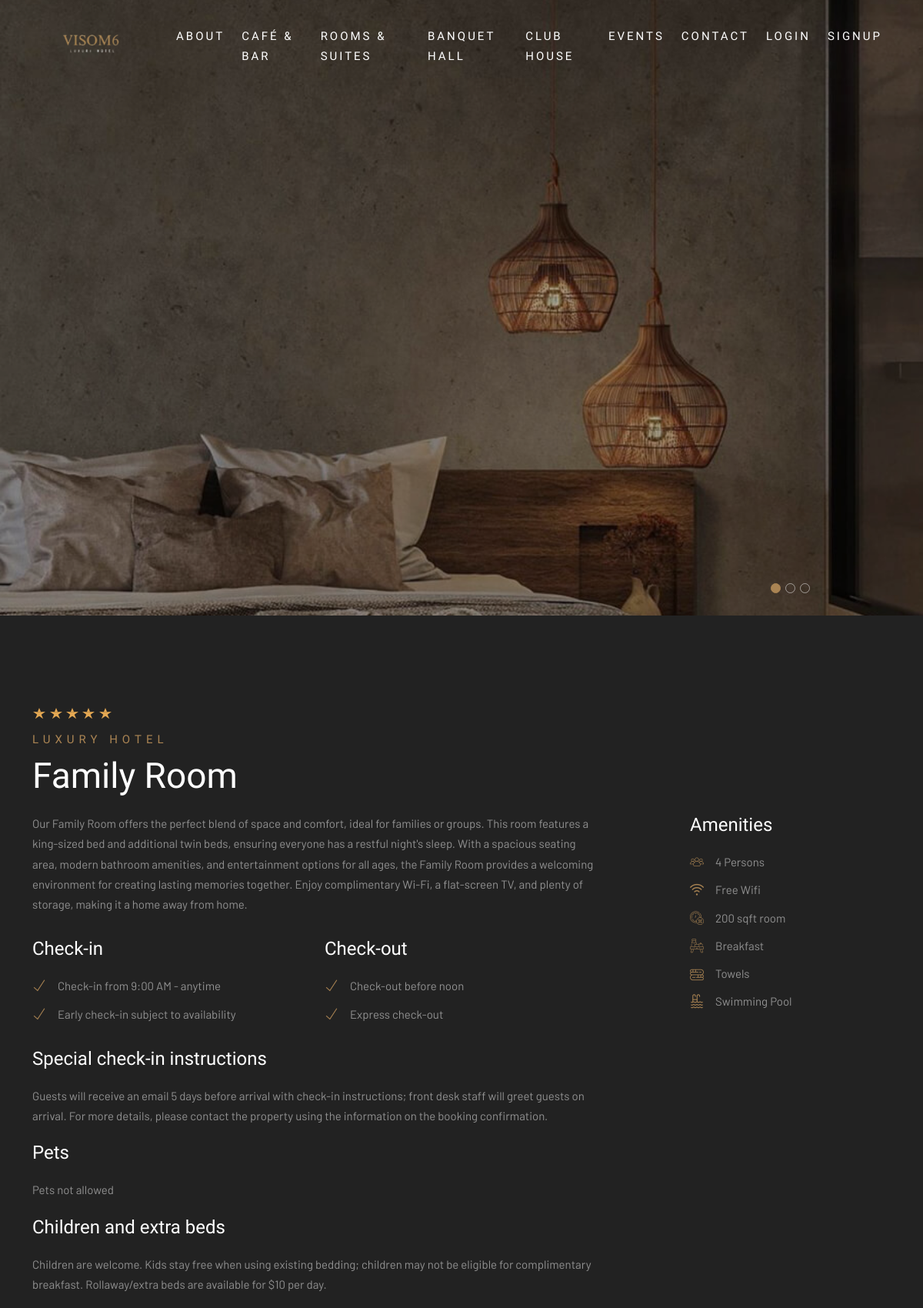
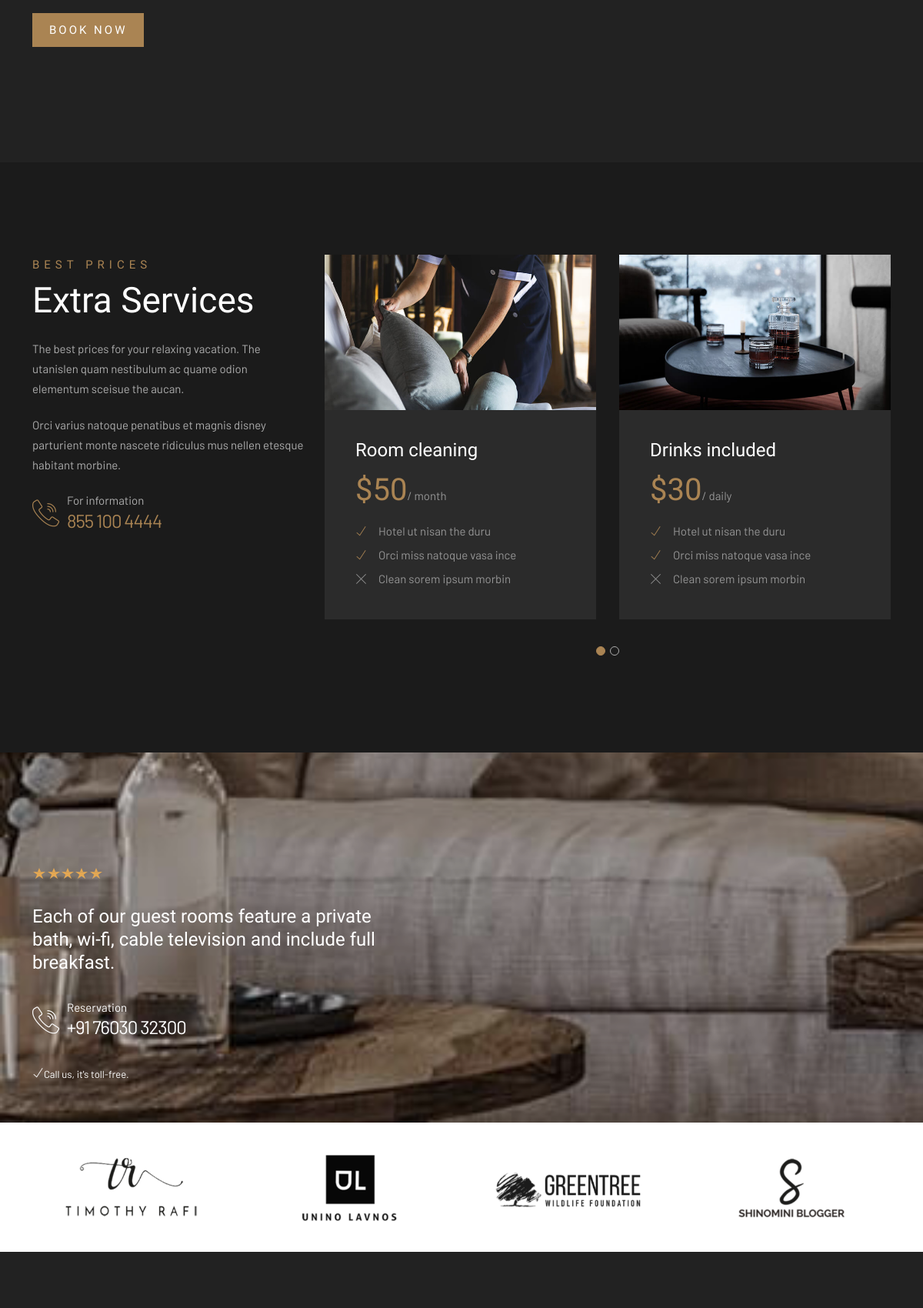
Page /room/3/ (upper part) on the committed database (2 pictures, top to bottom).
### visom6/models.py (models this page shows, shortened)
class Room(models.Model):
    ROOM_TYPES = [
        ('junior_suite', 'Junior Suite'),
        ('family_room', 'Family Room'),
        ('double_room', 'Double Room'),
        ('deluxe_room', 'Deluxe Room'),
        ('superior_room', 'Superior Room'),
    ]
    room_type = models.CharField(max_length=20, choices=ROOM_TYPES, unique=True)
    price_per_night = models.DecimalField(max_digits=6, decimal_places=2)
    description = models.TextField(blank=True, null=True)
    image = models.ImageField(upload_to='rooms/', blank=True, null=True)
    image1 = models.ImageField(upload_to='rooms/', blank=True, null=True)
    image2= models.ImageField(upload_to='rooms/', blank=True, null=True)
    max_persons = models.IntegerField()
    total_rooms = models.IntegerField(default=0)  # Total number of rooms of this type
    booked_rooms = models.IntegerField(default=0)  # Number of currently booked rooms

### visom6/views.py (the view)
# urls.py: path('room/<int:room_id>/', views.room_detail, name='room_detail'),
def room_detail(request, room_id):
    room = get_object_or_404(Room, id=room_id)
    return render(request, 'room_detail.html', {'room': room})

### templates/room_detail.html (shortened to what this page needs)
{% load static %}
{% include "header.html" %}
    <header class="header slider">
        <div class="owl-carousel owl-theme">
            <div class="text-center item bg-img" data-overlay-dark="3" data-background={{ room.image.url }}></div>
        </div>
    </header>
    <section class="rooms-page section-padding" data-scroll-index="1">
        <div class="container">
            <div class="row">
                <div class="col-md-12">
                    <span>
                        <i class="star-rating"></i>
                        <i class="star-rating"></i>
                        <i class="star-rating"></i>
                        <i class="star-rating"></i>
                        <i class="star-rating"></i>
                    </span>
                    <div class="section-subtitle">Luxury Hotel</div>
                    <div class="section-title">{{ room.get_room_type_display}}</div>
                </div>
                <div class="col-md-8">
                    <p class="mb-30">{{ room.description }}</p>
                    <div class="row">
                        <div class="col-md-6">
                            <h6>Check-in</h6>
                            <ul class="list-unstyled page-list mb-30">
                                <li>
                                    <div class="page-list-icon"> <span class="ti-check"></span> </div>
                                    <div class="page-list-text">
                                        <p>Check-in from 9:00 AM - anytime</p>
                                    </div>
                                </li>
                                <li>
                                    <div class="page-list-icon"> <span class="ti-check"></span> </div>
                                    <div class="page-list-text">
                                        <p>Early check-in subject to availability</p>
                                    </div>
                                </li>
                            </ul>
                        </div>
                        <div class="col-md-6">
                            <h6>Check-out</h6>
                            <ul class="list-unstyled page-list mb-30">
                                <li>
                                    <div class="page-list-icon"> <span class="ti-check"></span> </div>
                                    <div class="page-list-text">
                                        <p>Check-out before noon</p>
                                    </div>
                                </li>
                                <li>
                                    <div class="page-list-icon"> <span class="ti-check"></span> </div>
                                    <div class="page-list-text">
                                        <p>Express check-out</p>
                                    </div>
                                </li>
                            </ul>
                        </div>
                        <div class="col-md-12">
                            <h6>Special check-in instructions</h6>
                            <p>Guests will receive an email 5 days before arrival with check-in instructions; front desk staff will greet guests on arrival. For more details, please contact the property using the information on the booking confirmation.</p>
                        </div>
                        <div class="col-md-12">
                            <h6>Pets</h6>
                            <p>Pets not allowed</p>
                        </div>
                        <div class="col-md-12">
                            <h6>Children and extra beds</h6>
                            <p>Children are welcome. Kids stay free when using existing bedding; children may not be eligible for complimentary breakfast. Rollaway/extra beds are available for $10 per day.</p>
                        </div>
                        <div class="col-md-12">
                            <div class="butn-dark mt-15 mb-30">
                                <a href="{% url 'booking_room' room.id %}"><span>Book Now</span></a>
                            </div>
                        </div>
                    </div>
                </div>
                <div class="col-md-3 offset-md-1">
                    <h6>Amenities</h6>
                    <ul class="list-unstyled page-list mb-30">
                        <li>
                            <div class="page-list-icon"> <span class="flaticon-group"></span> </div>
                            <div class="page-list-text">
                                <p>{{ room.max_persons }} Persons</p>
                            </div>
                        </li>
                        <li>
                            <div class="page-list-icon"> <span class="flaticon-wifi"></span> </div>
                            <div class="page-list-text">
                                <p>Free Wifi</p>
                            </div>
                        </li>
                        <li>
                            <div class="page-list-icon"> <span class="flaticon-clock-1"></span> </div>
                            <div class="page-list-text">
                                <p>200 sqft room</p>
                            </div>
                        </li>
                        <li>
                            <div class="page-list-icon"> <span class="flaticon-breakfast"></span> </div>
                            <div class="page-list-text">
                                <p>Breakfast</p>
                            </div>
                        </li>
                        <li>
                            <div class="page-list-icon"> <span class="flaticon-towel"></span> </div>
                            <div class="page-list-text">
                                <p>Towels</p>
                            </div>
                        </li>
                        <li>
                            <div class="page-list-icon"> <span class="flaticon-swimming"></span> </div>
                            <div class="page-list-text">
                                <p>Swimming Pool</p>
                            </div>
                        </li>
                    </ul>
                </div>
            </div>
        </div>
    </section>
    <section class="pricing section-padding bg-darkblack">
        <div class="container">
            <div class="row">
                <div class="col-md-4">
                    <div class="section-subtitle"><span>Best Prices</span></div>
                    <div class="section-title">Extra Services</div>
                    <p class="color-2">The best prices for your relaxing vacation. The utanislen quam nestibulum ac quame odion elementum sceisue the aucan.</p>
                    <p class="color-2">Orci varius natoque penatibus et magnis disney parturient monte nascete ridiculus mus nellen etesque habitant morbine.</p>
                    <div class="reservations mb-30">
                        <div class="icon"><span class="flaticon-call"></span></div>
                        <div class="text">
                            <p class="color-2">For information</p> <a href="tel:855-100-4444">855 100 4444</a>
                        </div>
                    </div>
                </div>
                <div class="col-md-8">
                    <div class="owl-carousel owl-theme">
                        <div class="pricing-card">
                            <img src={% static "img/pricing/1.jpg" %} alt="">
                            <div class="desc">
                                <div class="name">Room cleaning</div>
                                <div class="amount">$50<span>/ month</span></div>
                                <ul class="list-unstyled list">
                                    <li><i class="ti-check"></i> Hotel ut nisan the duru</li>
                                    <li><i class="ti-check"></i> Orci miss natoque vasa ince</li>
                                    <li><i class="ti-close unavailable"></i>Clean sorem ipsum morbin</li>
                                </ul>
                            </div>
                        </div>
                        <div class="pricing-card">
                            <img src={% static "img/pricing/2.jpg" %} alt="">
                            <div class="desc">
                                <div class="name">Drinks included</div>
                                <div class="amount">$30<span>/ daily</span></div>
                                <ul class="list-unstyled list">
                                    <li><i class="ti-check"></i> Hotel ut nisan the duru</li>
                                    <li><i class="ti-check"></i> Orci miss natoque vasa ince</li>
                                    <li><i class="ti-close unavailable"></i>Clean sorem ipsum morbin</li>
                                </ul>
                            </div>
                        </div>
                    </div>
                </div>
            </div>
        </div>
    </section>
    <section class="testimonials">
        <div class="background bg-img bg-fixed section-padding pb-0" data-background={% static "img/slider/2.jpg" %} data-overlay-dark="2">
            <div class="container">
                <div class="row">
                    <div class="col-md-5 mb-30 mt-30">
                        <p><i class="star-rating"></i><i class="star-rating"></i><i class="star-rating"></i><i class="star-rating"></i><i class="star-rating"></i></p>
                        <h5>Each of our guest rooms feature a private bath, wi-fi, cable television and include full breakfast.</h5>
                        <div class="reservations mb-30">
                            <div class="icon color-1"><span class="flaticon-call"></span></div>
                            <div class="text">
                                <p class="color-1">Reservation</p> <a class="color-1" href="tel:+91 76030 32300">+91 76030 32300</a>
                            </div>
                        </div>
                        <p><i class="ti-check"></i><small>Call us, it's toll-free.</small></p>
                    </div>
                    <div class="col-md-5 offset-md-2">
                    </div>
                </div>
            </div>
        </div>
    </section>
    <section class="clients">
        <div class="container">
            <div class="row">
                <div class="col-md-12">
                <div class="owl-carousel owl-theme">
                    <div class="clients-logo">
                        <a href="#0"><img src={% static "img/clients/1.png" %} alt=""></a>
                    </div>
                    <div class="clients-logo">
                        <a href="#0"><img src={% static "img/clients/2.png" %} alt=""></a>
                    </div>
                    <div class="clients-logo">
                        <a href="#0"><img src={% static "img/clients/3.png" %} alt=""></a>
                    </div>
                    <div class="clients-logo">
                        <a href="#0"><img src={% static "img/clients/4.png" %} alt=""></a>
                    </div>
                </div>
                </div>
            </div>
        </div>
    </section>
{% include "footer.html" %}

### rows in the picture
Room: room_type "Family Room", description "Our Family Room offers the perfect blend of space and comfort, ideal for families or groups. This room features a king-sized bed and additional twin beds, ensuring everyone has a restful night's sleep. With a spacious seating area, modern bathroom amenities, and entertainment options for all ages, the Family Room provides a welcoming environment for creating lasting memories together. Enjoy complimentary Wi-Fi, a flat-screen TV, and plenty of storage, making it a home away from home.", max_persons "4"
